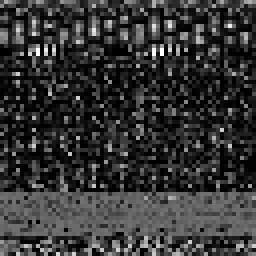
#> input picture test_images/grayscale1.png, 64 x 64 px (shown 4 times larger)
$ python playground.py
#> lines starting #> are read from the running program, lines starting #| are printed output that depends on the picture; long printed decimals are rounded
### functions_main.py
from scipy.stats import kurtosis, skew
import numpy as np

# [5 lines left out: function entropy_man, not called in this run]

""" Kurtosis_man and kurtosis_man1 produces the same result. """
def kurtosis_man(matrix):
    flatten_matrix = matrix.flatten()
    kur = kurtosis(flatten_matrix)
    return kur

def kurtosis_man1(matrix):
    mmin = np.mean(matrix)
    m_std = np.std(matrix)
    n = matrix.size
    kur1 = ((1/n) * np.sum(((matrix - mmin) / m_std) ** 4)) - 3
    return kur1

def skew_man(mat):
    mean = np.mean(mat)
    std = np.std(mat)

    # Calculate the skewness of the matrix manually
    n = mat.size
    skewness = (1/n) * sum(((mat - mean) / std)**3)
    skewness1 = skew(mat, axis=None)
    return skewness

def fun_skewness(arr):
    mean_ = np.mean(arr)
    median_ = np.median(arr)
    std_ = np.std(arr)
    skewness = 3*(mean_ - median_) / std_
    return skewness


# Skewness
""" Skewness of a matrix is a measure of the asymmetry of the distribution of
the values in the matrix. It indicates whether the values are concentrated on
one side of the mean or are evenly distributed around the mean.
In a normally distributed matrix, the skewness is zero. A positive skewness
value indicates that the tail of the distribution is longer on the positive
side of the mean, while a negative skewness value indicates that the tail of
the distribution is longer on the negative side of the mean.
Skewness can be calculated using various statistical methods, including the
Pearson's skewness coefficient, the Bowley's skewness coefficient, and the
Fisher-Pearson standardized moment coefficient. The most commonly used method
is Pearson's skewness coefficient, which is defined as the third standardized
moment of the distribution divided by the cube of the standard deviation"""

# Kurtosis
"""Kurtosis of a matrix is a measure of the tailedness or peakedness of the
distribution of the values in the matrix. It indicates whether the distribution
has more or fewer outliers than a normal distribution.
In a normally distributed matrix, the kurtosis is zero. A positive kurtosis
value indicates that the distribution has heavier tails and a more peaked
center than a normal distribution, while a negative kurtosis value indicates
that the distribution has lighter tails and a flatter center than a normal
distribution.
Kurtosis can be calculated using various statistical methods, including the
Pearson's kurtosis coefficient, the Bowley's kurtosis coefficient, and the
Fisher-Pearson standardized moment coefficient. The most commonly used method
is Pearson's kurtosis coefficient, which is defined as the fourth standardized
moment of the distribution divided by the square of the standard deviation."""

# Entropy:
"""The entropy of a matrix is a measure of the randomness or unpredictability
of the values in the matrix. It is a concept from information theory that
measures the amount of uncertainty or information content in a random variable.
In a matrix, the entropy is calculated as the sum of the product of the
probability of each value and the logarithm of the probability of each value.
The entropy is maximum when all values in the matrix are equally likely, and
minimum when all values in the matrix are the same.
The entropy of a matrix is a useful metric in image processing, pattern
recognition, and machine learning, as it provides a measure of the complexity
or diversity of the values in the matrix."""

### playground.py
from scipy.stats import kurtosis, entropy, skew
import numpy as np
import pandas as pd
from functions_main import skew_man, entropy_man, kurtosis_man, kurtosis_man1, fun_skewness
import pywt
import cv2

img = cv2.imread("./test_images/grayscale1.png", cv2.IMREAD_GRAYSCALE)
#> img is the input picture: shape (64, 64); min 0, max 255, mean 53
# img = cv2.resize(img, (32,32))


Coeff = pywt.wavedec2(img, 'haar', level=2)
#> Coeff = 3 items


# Extracting the coefficients.
CA2 = Coeff[0]
(CH1, CV1, CD1) = Coeff[-1]
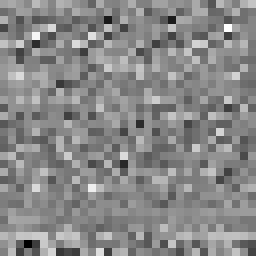
#> CH1: shape (32, 32) float64 (shown 8 times larger); min -173.5, max 157.5, mean 3.3; drawn with min black and max white
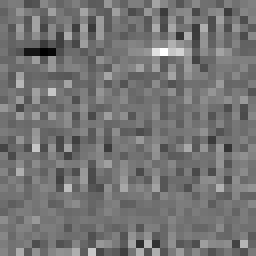
#> CV1: shape (32, 32) float64 (shown 8 times larger); min -212.5, max 253, mean 0; drawn with min black and max white
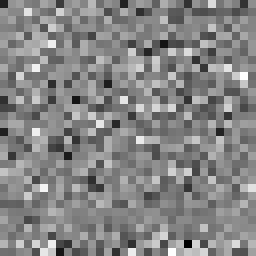
#> CD1: shape (32, 32) float64 (shown 8 times larger); min -126, max 116, mean 0.2; drawn with min black and max white
(CH2, CV2, CD2) = Coeff[-2]


print(np.mean(skew_man(CH2)))
#> in skew_man, `mean = np.mean(mat)`: mean = 12.63
#> in skew_man, `std = np.std(mat)`: std = 48.43
#> in skew_man, `skewness = (1/n) * sum(((mat - mean) / std)**3)`: skewness = [0.126, -0.00751, 0.139, -0.0312, -0.0351, -0.0379, 0.00498, 0.0404, -0.0918, 0.0464, 0.0471, 0.0633, -0.187, 0.0493, -0.0422, 0.0977]
#> in skew_man, `skewness1 = skew(mat, axis=None)`: skewness1 = 0.182
#| 0.01136
print(np.mean(skew(CH2, axis=0)))
#| 0.07303
print(skew(CH2, axis=None))
#| 0.1818
print(fun_skewness(CH2))
#> in fun_skewness, `mean_ = np.mean(arr)`: mean_ = 12.63
#> in fun_skewness, `median_ = np.median(arr)`: median_ = 12.38
#> in fun_skewness, `std_ = np.std(arr)`: std_ = 48.43
#> in fun_skewness, `skewness = 3*(mean_ - median_) / std_`: skewness = 0.0157
#| 0.01567
# matrix = np.array([[1, 2, 3], [4, 5, 6], [7, 8, 9]])


# create a 3x3 matrix
matrix1 = [13,14,15]
matrix = np.array([[1, 2, 3], [4, 5, 6], [7, 8, 9], [10,11,12]])

matrix = np.append(matrix, [matrix1], axis=0)
# calculate the kurtosis of the matrix
matrix_kurtosis = kurtosis_man(matrix)
matrix_kurtosis1 = kurtosis_man1(matrix)

# # create a pandas dataframe from the list
# df = pd.DataFrame(matrix)
# header = ["Column1", "Column2", "Column3"]
# # write the dataframe to an Excel file
# df.to_excel('my_data.xlsx', index=False, header=header)

$ run again, with test_images/grayscale10.png copied over test_images/grayscale1.png
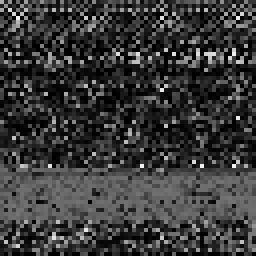
#> input picture test_images/grayscale10.png, 64 x 64 px (shown 4 times larger)
#> img is the input picture: shape (64, 64); min 0, max 244, mean 56.9
#> Coeff = 3 items
#> `(CH1, CV1, CD1) = Coeff[-1]`:
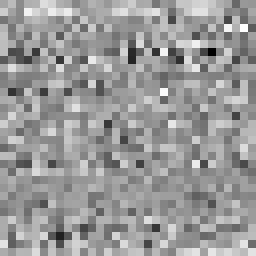
#> CH1: shape (32, 32) float64 (shown 8 times larger); min -183, max 123, mean 1.3; drawn with min black and max white
#> `(CH1, CV1, CD1) = Coeff[-1]`:
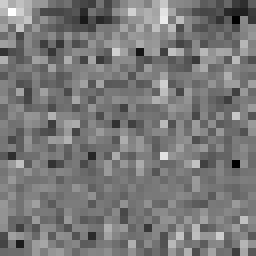
#> CD1: shape (32, 32) float64 (shown 8 times larger); min -184.5, max 203.5, mean -0.5; drawn with min black and max white
#> mean = -1.4
#> std = 41.82
#> in skew_man, `skewness = (1/n) * sum(((mat - mean) / std)**3)`: skewness = [0.02, 0.0186, 0.0088, -0.0361, -0.0341, 0.00184, -0.0329, 0.0134, 0.014, 0.241, -0.112, -0.0946, 0.0801, 0.0252, 0.0646, -0.0862]
#> skewness1 = 0.0917
#| 0.005729
#| 0.07144
#| 0.09167
#> mean_ = -1.4
#> median_ = -2
#> std_ = 41.82
#> in fun_skewness, `skewness = 3*(mean_ - median_) / std_`: skewness = 0.0431
#| 0.04308

$ run again, with test_images/grayscale11.png copied over test_images/grayscale1.png
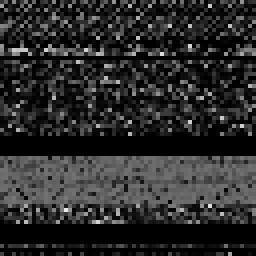
#> input picture test_images/grayscale11.png, 64 x 64 px (shown 4 times larger)
#> img is the input picture: shape (64, 64); min 0, max 234, mean 42.8
#> Coeff = 3 items
#> `(CH1, CV1, CD1) = Coeff[-1]`:
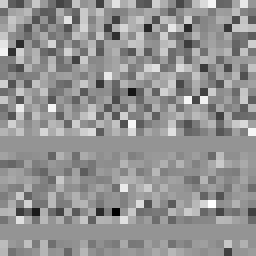
#> CV1: shape (32, 32) float64 (shown 8 times larger); min -140.5, max 100, mean -1.5; drawn with min black and max white
#> `(CH1, CV1, CD1) = Coeff[-1]`:
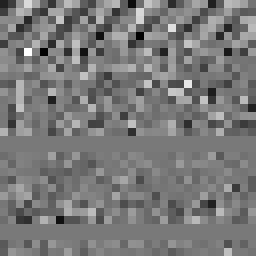
#> CD1: shape (32, 32) float64 (shown 8 times larger); min -141, max 154.5, mean -0.6; drawn with min black and max white
#> mean = 9.25
#> std = 52.56
#> in skew_man, `skewness = (1/n) * sum(((mat - mean) / std)**3)`: skewness = [0.0277, 0.197, -0.03, 0.102, 0.00519, 0.0577, -0.0398, -0.0261, 0.016, -0.0345, -0.0212, -0.0528, -0.0341, -0.0245, -0.0127, 0.202]
#> skewness1 = 0.333
#| 0.02078
#| 0.009321
#| 0.3326
#> mean_ = 9.25
#> median_ = 6.63
#> std_ = 52.56
#> in fun_skewness, `skewness = 3*(mean_ - median_) / std_`: skewness = 0.15
#| 0.1496

$ run again, with test_images/grayscale12.png copied over test_images/grayscale1.png
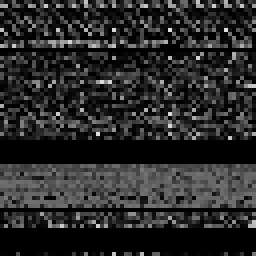
#> input picture test_images/grayscale12.png, 64 x 64 px (shown 4 times larger)
#> img is the input picture: shape (64, 64); min 0, max 223, mean 41.3
#> Coeff = 3 items
#> `(CH1, CV1, CD1) = Coeff[-1]`:
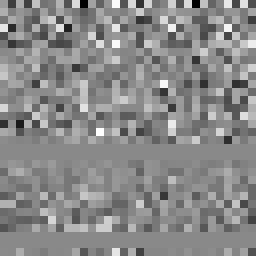
#> CV1: shape (32, 32) float64 (shown 8 times larger); min -142.5, max 122, mean 0; drawn with min black and max white
#> `(CH1, CV1, CD1) = Coeff[-1]`:
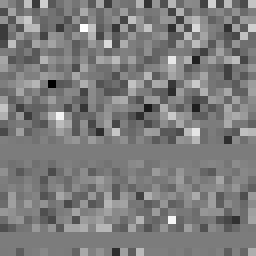
#> CD1: shape (32, 32) float64 (shown 8 times larger); min -149.5, max 156, mean 0.1; drawn with min black and max white
#> mean = -5.24
#> std = 61.12
#> in skew_man, `skewness = (1/n) * sum(((mat - mean) / std)**3)`: skewness = [-0.0316, 0.0263, -0.0128, -0.0136, -0.0298, -0.0571, 0.0914, 0.00549, 0.0224, -0.0499, -0.0082, 0.000889, 0.0375, 0.000537, 0.0529, 0.0578]
#> skewness1 = 0.0922
#| 0.005761
#| 0.05296
#| 0.09218
#> mean_ = -5.24
#> median_ = -1.5
#> std_ = 61.12
#> in fun_skewness, `skewness = 3*(mean_ - median_) / std_`: skewness = -0.183
#| -0.1834
